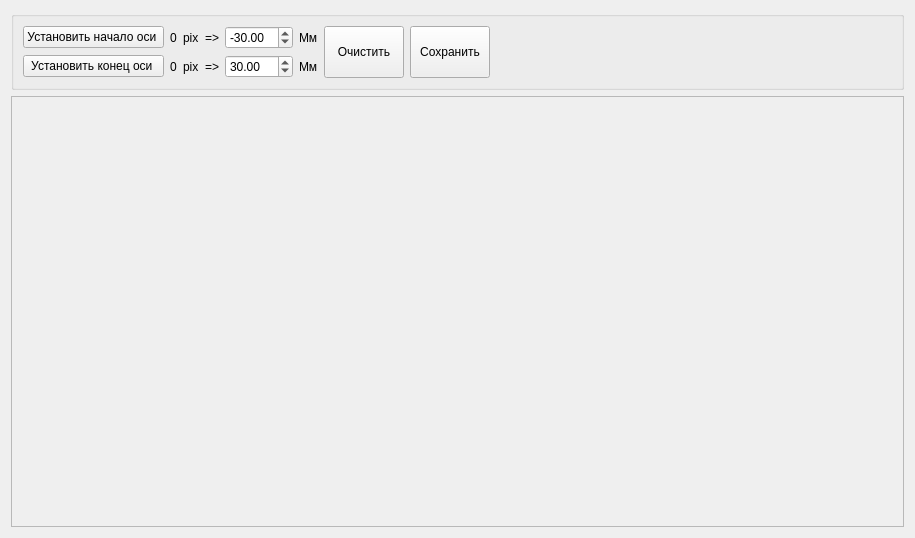
<?xml version="1.0" encoding="UTF-8"?>
<ui version="4.0">
 <class>CalibrationForm</class>
 <widget class="QWidget" name="CalibrationForm">
  <property name="geometry">
   <rect>
    <x>0</x>
    <y>0</y>
    <width>915</width>
    <height>538</height>
   </rect>
  </property>
  <property name="windowTitle">
   <string>Калибровка</string>
  </property>
  <layout class="QGridLayout" name="gridLayout">
   <item row="1" column="0">
    <widget class="QScrollArea" name="scrollArea">
     <property name="widgetResizable">
      <bool>true</bool>
     </property>
     <widget class="QWidget" name="scrollAreaWidgetContents">
      <property name="geometry">
       <rect>
        <x>0</x>
        <y>0</y>
        <width>895</width>
        <height>440</height>
       </rect>
      </property>
      <layout class="QGridLayout" name="gridLayout_2">
       <item row="0" column="0">
        <widget class="ClickableLabel" name="label">
         <property name="text">
          <string/>
         </property>
        </widget>
       </item>
      </layout>
     </widget>
    </widget>
   </item>
   <item row="0" column="0">
    <widget class="QGroupBox" name="groupBox">
     <property name="title">
      <string/>
     </property>
     <layout class="QGridLayout" name="gridLayout_3">
      <item row="0" column="7" rowspan="2">
       <widget class="QPushButton" name="saveButton">
        <property name="sizePolicy">
         <sizepolicy hsizetype="Minimum" vsizetype="Preferred">
          <horstretch>0</horstretch>
          <verstretch>0</verstretch>
         </sizepolicy>
        </property>
        <property name="text">
         <string>Сохранить</string>
        </property>
       </widget>
      </item>
      <item row="1" column="8">
       <spacer name="horizontalSpacer">
        <property name="orientation">
         <enum>Qt::Horizontal</enum>
        </property>
        <property name="sizeHint" stdset="0">
         <size>
          <width>40</width>
          <height>20</height>
         </size>
        </property>
       </spacer>
      </item>
      <item row="0" column="3">
       <widget class="QLabel" name="label_4">
        <property name="text">
         <string>=&gt;</string>
        </property>
       </widget>
      </item>
      <item row="0" column="2">
       <widget class="QLabel" name="label_6">
        <property name="text">
         <string>pix</string>
        </property>
       </widget>
      </item>
      <item row="1" column="5">
       <widget class="QLabel" name="label_3">
        <property name="text">
         <string>Мм</string>
        </property>
       </widget>
      </item>
      <item row="1" column="2">
       <widget class="QLabel" name="label_7">
        <property name="text">
         <string>pix</string>
        </property>
       </widget>
      </item>
      <item row="0" column="5">
       <widget class="QLabel" name="label_2">
        <property name="text">
         <string>Мм</string>
        </property>
       </widget>
      </item>
      <item row="1" column="0">
       <widget class="QPushButton" name="setStopAxisButton">
        <property name="toolTip">
         <string>&lt;html&gt;&lt;head/&gt;&lt;body&gt;&lt;p&gt;Кликните в место на кадре где будет находиться конец оси.&lt;/p&gt;&lt;/body&gt;&lt;/html&gt;</string>
        </property>
        <property name="text">
         <string>Установить конец оси </string>
        </property>
       </widget>
      </item>
      <item row="0" column="1">
       <widget class="QLabel" name="startInPixLabel">
        <property name="text">
         <string>0</string>
        </property>
       </widget>
      </item>
      <item row="0" column="4">
       <widget class="QDoubleSpinBox" name="startInMmEdit">
        <property name="toolTip">
         <string>&lt;html&gt;&lt;head/&gt;&lt;body&gt;&lt;p&gt;Начало оси в мм&lt;/p&gt;&lt;/body&gt;&lt;/html&gt;</string>
        </property>
        <property name="minimum">
         <double>-100.000000000000000</double>
        </property>
        <property name="maximum">
         <double>-0.100000000000000</double>
        </property>
        <property name="value">
         <double>-30.000000000000000</double>
        </property>
       </widget>
      </item>
      <item row="0" column="0">
       <widget class="QPushButton" name="setStartAxisButton">
        <property name="toolTip">
         <string>&lt;html&gt;&lt;head/&gt;&lt;body&gt;&lt;p&gt;Кликните в место на кадре где будет находиться начало оси.&lt;/p&gt;&lt;/body&gt;&lt;/html&gt;</string>
        </property>
        <property name="text">
         <string>Установить начало оси </string>
        </property>
       </widget>
      </item>
      <item row="1" column="4">
       <widget class="QDoubleSpinBox" name="stopInMmEdit">
        <property name="toolTip">
         <string>&lt;html&gt;&lt;head/&gt;&lt;body&gt;&lt;p&gt;Конец оси в мм.&lt;/p&gt;&lt;/body&gt;&lt;/html&gt;</string>
        </property>
        <property name="minimum">
         <double>0.100000000000000</double>
        </property>
        <property name="maximum">
         <double>100.000000000000000</double>
        </property>
        <property name="value">
         <double>30.000000000000000</double>
        </property>
       </widget>
      </item>
      <item row="1" column="3">
       <widget class="QLabel" name="label_5">
        <property name="text">
         <string>=&gt;</string>
        </property>
       </widget>
      </item>
      <item row="1" column="1">
       <widget class="QLabel" name="stopInPixLabel">
        <property name="text">
         <string>0</string>
        </property>
       </widget>
      </item>
      <item row="0" column="6" rowspan="2">
       <widget class="QPushButton" name="clearButton">
        <property name="sizePolicy">
         <sizepolicy hsizetype="Minimum" vsizetype="Preferred">
          <horstretch>0</horstretch>
          <verstretch>0</verstretch>
         </sizepolicy>
        </property>
        <property name="text">
         <string>Очистить</string>
        </property>
       </widget>
      </item>
     </layout>
    </widget>
   </item>
  </layout>
 </widget>
 <customwidgets>
  <customwidget>
   <class>ClickableLabel</class>
   <extends>QLabel</extends>
   <header>clickablelabel.h</header>
  </customwidget>
 </customwidgets>
 <tabstops>
  <tabstop>setStartAxisButton</tabstop>
  <tabstop>setStopAxisButton</tabstop>
  <tabstop>startInMmEdit</tabstop>
  <tabstop>stopInMmEdit</tabstop>
  <tabstop>clearButton</tabstop>
  <tabstop>saveButton</tabstop>
  <tabstop>scrollArea</tabstop>
 </tabstops>
 <resources/>
 <connections/>
</ui>
